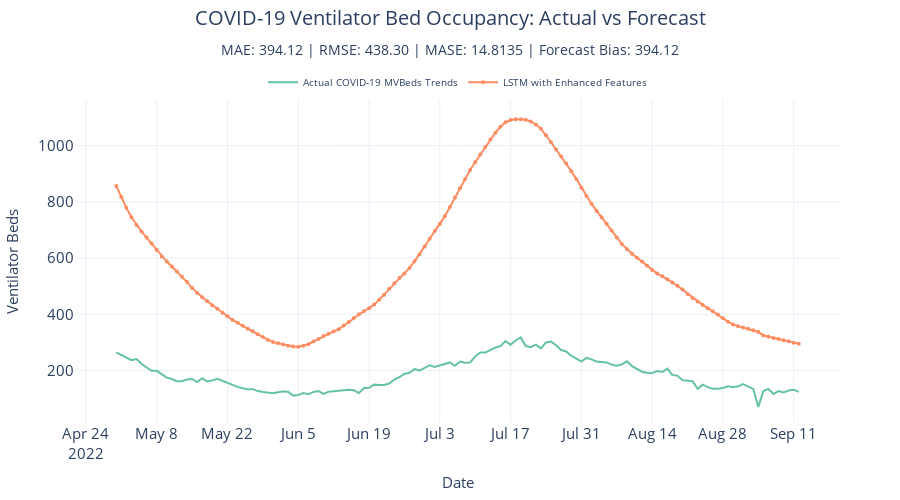

The cell this chart's notebook holds for it:
### Code cell
# %%
# 1. Create DataFrame with the LSTM forecast
pred_df = pd.DataFrame({"LSTM Forecast": pred}, index=test.index)

# 2. Join with the actual target data for comparison
pred_df = test[[target]].join(pred_df)

# 3. Generate your Plotly figure
fig = plot_forecast(
    pred_df,
    forecast_columns=["LSTM Forecast"],
    forecast_display_names=["LSTM with Enhanced Features"]
)

# 4. Build title & subtitle (HTML formatting for subtitle)
title_main = "COVID-19 Ventilator Bed Occupancy: Actual vs Forecast"
subtitle = (
    f"MAE: {metrics['MAE']:.2f} | "
    f"RMSE: {metrics['RMSE']:.2f} | "
    f"MASE: {metrics['MASE']:.4f} | "
    f"Forecast Bias: {metrics['Forecast Bias']:.2f}"
)
title = f"{title_main}<br><sub>{subtitle}</sub>"

# 5. Apply your custom formatting (axes labels, etc.)
fig = format_plot(fig, title=title, xlabel="Date", ylabel="Ventilator Beds")

# 6. Update layout for better spacing and a neat, centered legend
fig.update_layout(
    margin=dict(t=100, b=60, l=60, r=60),  # extra top margin for title/subtitle
    title={
        "text": title,
        "x": 0.5,
        "xanchor": "center",
        "y": 0.95,
        "yanchor": "top"
    },
    showlegend=True,
    legend=dict(
        orientation="h",           # horizontal legend
        x=0.5,                     # center horizontally
        xanchor="center",
        y=1.1,                    # place below subtitle
        yanchor="top",
        font=dict(size=10)         # smaller text for legend
        # ncol=2 or more if you want multiple columns
    )
)

# 7. Use a date axis for clarity
fig.update_xaxes(type="date")

# 8. Display the final figure
fig.show()

### Figure 1 — Plotly figure (JSON) as saved in the notebook; plotly's stock layout.template omitted (floating-point values rounded to 4 significant figures; data arrays with more than 128 entries replaced by an {"elided": "..."} marker saying what was removed)
{"data": [{"line": {"color": "rgb(102,194,165)", "width": 2}, "mode": "lines", "name": "Actual COVID-19 MVBeds Trends", "type": "scatter", "x": {"elided": "136 str values"}, "y": {"elided": "136 int values"}}, {"line": {"color": "rgb(252,141,98)", "width": 2}, "marker": {"size": 4}, "mode": "lines+markers", "name": "LSTM with Enhanced Features", "type": "scatter", "x": {"elided": "136 str values"}, "y": {"elided": "136 float values"}}], "layout": {"autosize": false, "height": 500, "legend": {"font": {"size": 10}, "orientation": "h", "title": {}, "x": 0.5, "xanchor": "center", "y": 1.1, "yanchor": "top"}, "margin": {"b": 60, "l": 60, "r": 60, "t": 100}, "showlegend": true, "title": {"font": {"size": 20}, "text": "COVID-19 Ventilator Bed Occupancy: Actual vs Forecast<br><sub>MAE: 394.12 | RMSE: 438.30 | MASE: 14.8135 | Forecast Bias: 394.12</sub>", "x": 0.5, "xanchor": "center", "y": 0.95, "yanchor": "top"}, "width": 900, "xaxis": {"tickfont": {"size": 15}, "title": {"font": {"size": 15}, "text": "Date"}, "type": "date"}, "yaxis": {"tickfont": {"size": 15}, "title": {"font": {"size": 15}, "text": "Ventilator Beds"}}}}
